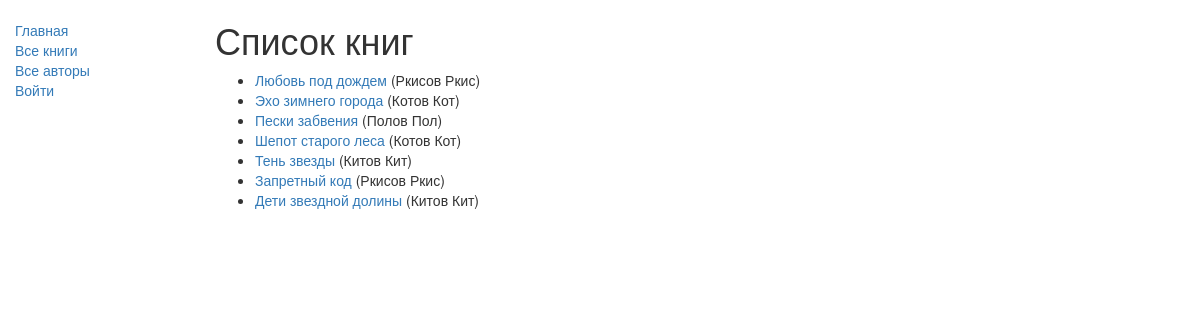
/catalog/books/, run on an earlier commit of the app's database.
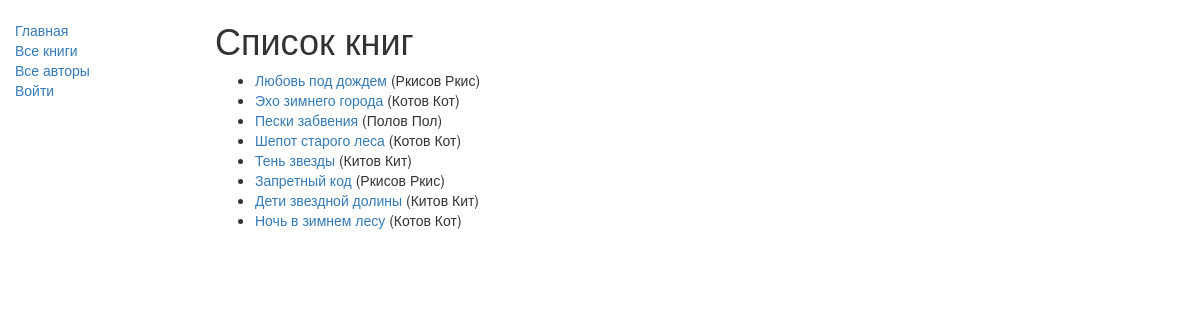
And on a later commit of the database.
### catalog/models.py (models this page shows, shortened)
class Book(models.Model):
    title = models.CharField(max_length=200)
    author = models.ForeignKey('Author', on_delete=models.SET_NULL, null=True)
    summary = models.TextField(max_length=1000, help_text='Enter a brief description of the book')
    isbn = models.CharField('ISBN',
                            max_length=13,
                            help_text='13 Character <a href="https://www.isbn-international.org/content/what-isbn">ISBN number</a>')
    genre = models.ManyToManyField(Genre, help_text='Select a genre for this book')
    language = models.ForeignKey('Language', on_delete=models.SET_NULL, null=True)
    def get_absolute_url(self):
        return reverse('book-detail', args=[str(self.id)])
    def display_genre(self):
        return ', '.join([ genre.name for genre in self.genre.all()[:3] ])
    display_genre.short_description = 'Genre'

class Author(models.Model):
    first_name = models.CharField(max_length=100)
    last_name = models.CharField(max_length=100)
    date_of_birth = models.DateField(null=True, blank=True)
    date_of_death = models.DateField('Died', null=True, blank=True)
    def __str__(self):
        return f'{self.last_name} {self.first_name}'
    class Meta:
        ordering = ['last_name']

### catalog/views.py (the view)
# urls.py: path('books/', views.BookListView.as_view(), name='books'),
class BookListView(generic.ListView):
    model = Book
    paginate_by = 10

### catalog/templates/catalog/book_list.html
{% extends "base_generic.html" %}
{% block content %}
    <h1>Список книг</h1>
    {% if book_list %}
    <ul>
        {% for book in book_list %}
            <li>
                <a href="{{ book.get_absolute_url }}">
                    {{ book.title }}
                </a>
                ({{ book.author }})
            </li>
        {% endfor %}
    </ul>
    {% else %}
        <p>There are no books in the library.</p>
    {% endif %}
{% endblock %}

### catalog/templates/base_generic.html (shortened to what this page needs)
<!DOCTYPE html>
{% load static %}
<html lang="en">
<head>
     <link
      rel="stylesheet"
      href="https://maxcdn.bootstrapcdn.com/bootstrap/3.3.7/css/bootstrap.min.css" />
    {% load static %}
    <link rel="stylesheet" href="{% static 'css/styles.css' %}">
</head>
<body>
<div class="container-fluid">
    <div class="row">
        <div class="col-sm-2">
            {% block sidebar %}
                <ul class="sidebar-nav">
                    <li><a href="{% url 'index' %}">Главная</a></li>
                    <li><a href="{% url 'books' %}">Все книги</a></li>
                    <li><a href="{% url 'author' %}">Все авторы</a></li>
                    {% if user.is_authenticated %}
                        <li>Пользователь: {{ user.get_username }}</li>
                        <li><a href="{% url 'my-borrowed' %}">Мои заимствования</a></li>
                        <li>
                            <form action="{% url 'logout' %}" method="post">
                               {% csrf_token %}
                                <button type="submit">Выйти</button>
                            </form>
                        </li>
                    {% else %}
                        <li><a href="{% url 'login' %}?next={{request.path}}">Войти</a></li>
                    {% endif %}
                </ul>
            <br>
            {% endblock %}
        </div>
        <div class="col-sm-10">
            {% block content %}{% endblock %}
        </div>
    </div>
</div>
</body>
</html>

### catalog/static/css/styles.css (style rules this page uses)
.sidebar-nav { margin-top: 20px; padding: 0; list-style: none; }

What changed in the data, as far as the page shows it:
added Book: title "Ночь в зимнем лесу", author "Котов Кот"
